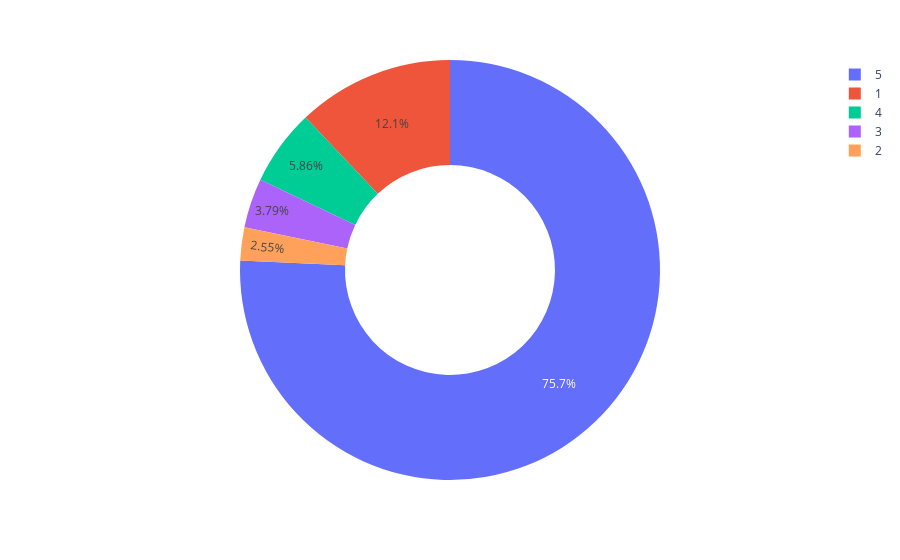

Notebook source saved alongside this figure:
### Code cell
#Now let’s have a look at the percentages of ratings given to TikTok on the Google Play store:
ratings = data["score"].value_counts()
numbers = ratings.index
quantity = ratings.values
import plotly.express as px
figure = px.pie(data, 
             values=quantity, 
             names=numbers,hole = 0.5)
figure.show()

### Figure 1 — Plotly figure (JSON) as saved in the notebook; plotly's stock layout.template omitted (floating-point values rounded to 4 significant figures)
{"data": [{"domain": {"x": [0, 1], "y": [0, 1]}, "hole": 0.5, "hovertemplate": "label=%{label}<br>value=%{value}<extra></extra>", "labels": [5, 1, 4, 3, 2], "legendgroup": "", "name": "", "showlegend": true, "type": "pie", "values": [232504, 37079, 17985, 11652, 7833]}], "layout": {"legend": {"tracegroupgap": 0}, "margin": {"t": 60}}}
